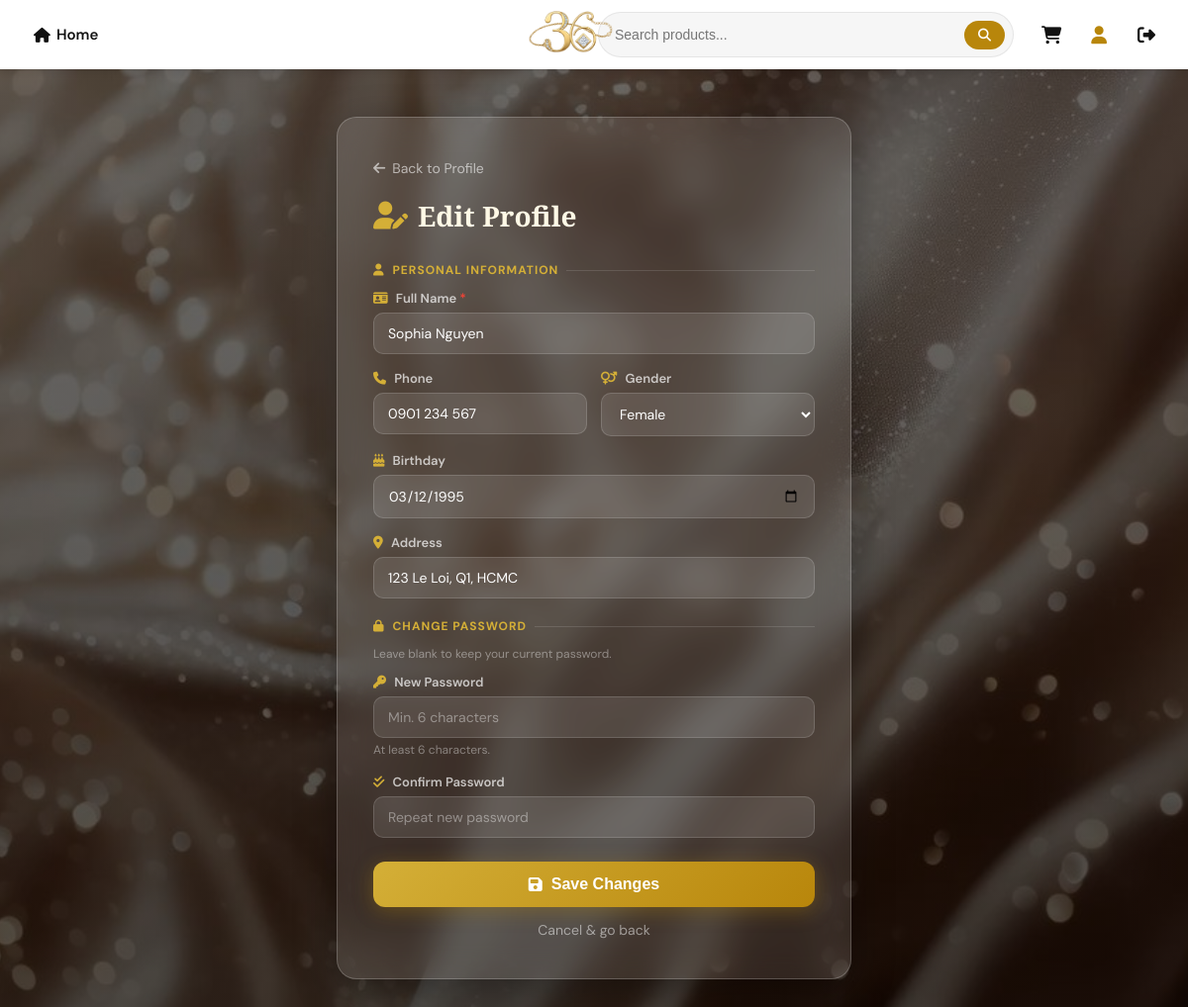
/User/users/edit_profile.php (signed in), run on the app's committed database.
### tables this page shows
CREATE TABLE `customers` (
  `id` int(11) NOT NULL AUTO_INCREMENT,
  `user_id` int(11) NOT NULL,
  `full_name` varchar(255) NOT NULL,
  `phone` varchar(20) DEFAULT NULL,
  `address` text DEFAULT NULL,
  `birthday` date DEFAULT NULL,
  `gender` enum('Male','Female','Other') DEFAULT NULL,
  `avatar` varchar(255) DEFAULT NULL,
  `created_at` timestamp NOT NULL DEFAULT current_timestamp(),
  PRIMARY KEY (`id`),
  UNIQUE KEY `user_id` (`user_id`),
  CONSTRAINT `customers_ibfk_1` FOREIGN KEY (`user_id`) REFERENCES `users` (`id`) ON DELETE CASCADE
);

### User/users/edit_profile.php (the view, shortened to what this page needs)
<?php
require_once __DIR__ . '/../../config/config.php';
$user_id       = (int)$_SESSION['user_id'];
$link_home     = BASE_URL . 'User/indexprofile.php';
$link_profile  = BASE_URL . 'User/users/profile.php';
$link_cart     = BASE_URL . 'User/users/cart.php';
$link_logout   = BASE_URL . 'User/users/logout.php';
$stmt_get = $conn->prepare("
    SELECT u.username, u.email,
           c.full_name, c.phone, c.address, c.birthday, c.gender
    FROM users u
    LEFT JOIN customers c ON c.user_id = u.id
    WHERE u.id = ? LIMIT 1
");
$stmt_get->bind_param('i', $user_id);
$stmt_get->execute();
$user = $stmt_get->get_result()->fetch_assoc();
?>
<!DOCTYPE html>
<html lang="en">
<head>
  <link rel="stylesheet" href="https://cdnjs.cloudflare.com/ajax/libs/font-awesome/6.4.0/css/all.min.css">
</head>
<body>
<header class="header-container">
  <div class="search-bar">
    <div class="left">
      <a href="<?= $link_home ?>" class="home-btn"><i class="fas fa-home"></i> Home</a>
    </div>
    <div class="center">
      <a href="<?= $link_home ?>">
        <img src="<?= IMG_URL ?>36-logo.png" alt="36 Jewelry" class="header-logo">
      </a>
      <div class="search-box">
        <input type="text" id="search-input" placeholder="Search products..."
               onkeydown="if(event.key==='Enter') doSearch()">
        <button onclick="doSearch()"><i class="fas fa-search"></i></button>
      </div>
    </div>
    <div class="right">
      <a href="<?= $link_cart ?>" class="icon-link" title="Cart"><i class="fas fa-shopping-cart"></i></a>
      <a href="<?= $link_profile ?>" class="icon-link" title="Profile"><i class="fas fa-user" style="color:var(--gold)"></i></a>
      <a href="<?= $link_logout ?>" class="icon-link" title="Logout"><i class="fas fa-sign-out-alt"></i></a>
    </div>
  </div>
</header>
<div class="edit-container">
  <div class="edit-box">
    <a href="<?= $link_profile ?>" class="back-btn"><i class="fas fa-arrow-left"></i> Back to Profile</a>
    <h1 class="edit-title"><i class="fas fa-user-edit"></i> Edit Profile</h1>
    <form method="POST" action="" id="edit-form" novalidate>
      <div class="section-label"><i class="fas fa-user"></i> Personal Information</div>
      <div class="form-group">
        <label for="full_name"><i class="fas fa-id-card"></i> Full Name <span style="color:#f44336">*</span></label>
        <input type="text" id="full_name" name="full_name"
               placeholder="Your full name"
               value="<?= htmlspecialchars($user['full_name'] ?? '') ?>" required>
      </div>
      <div class="form-row">
        <div class="form-group">
          <label for="phone"><i class="fas fa-phone"></i> Phone</label>
          <input type="tel" id="phone" name="phone"
                 placeholder="+84 xxx xxx xxx"
                 value="<?= htmlspecialchars($user['phone'] ?? '') ?>">
        </div>
        <div class="form-group">
          <label for="gender"><i class="fas fa-venus-mars"></i> Gender</label>
          <select id="gender" name="gender">
            <?php foreach (['Male','Female','Other'] as $g): ?>
              <option value="<?= $g ?>" <?= ($user['gender'] ?? '') === $g ? 'selected' : '' ?>><?= $g ?></option>
            <?php endforeach; ?>
          </select>
        </div>
      </div>
      <div class="form-group">
        <label for="birthday"><i class="fas fa-birthday-cake"></i> Birthday</label>
        <input type="date" id="birthday" name="birthday"
               value="<?= htmlspecialchars($user['birthday'] ?? '') ?>"
               max="<?= date('Y-m-d') ?>">
      </div>
      <div class="form-group">
        <label for="address"><i class="fas fa-map-marker-alt"></i> Address</label>
        <input type="text" id="address" name="address"
               placeholder="Street, District, City"
               value="<?= htmlspecialchars($user['address'] ?? '') ?>">
      </div>
      <div class="section-label"><i class="fas fa-lock"></i> Change Password</div>
      <p class="pass-hint" style="margin-bottom:12px;">Leave blank to keep your current password.</p>
      <div class="form-group">
        <label for="new_password"><i class="fas fa-key"></i> New Password</label>
        <input type="password" id="new_password" name="new_password"
               placeholder="Min. 6 characters" autocomplete="new-password">
        <p class="pass-hint">At least 6 characters.</p>
      </div>
      <div class="form-group">
        <label for="confirm_password"><i class="fas fa-check-double"></i> Confirm Password</label>
        <input type="password" id="confirm_password" name="confirm_password"
               placeholder="Repeat new password" autocomplete="new-password">
      </div>
      <button type="submit" class="btn-save" id="btn-save-changes">
        <i class="fas fa-save"></i> Save Changes
      </button>
    </form>
    <a href="<?= $link_profile ?>" class="btn-cancel">Cancel &amp; go back</a>
  </div>
</div>
</body>
</html>

### data on the page
customers: full_name "Sophia Nguyen", phone "0901 234 567", gender "Female", birthday "03/12/1995", address "123 Le Loi, Q1, HCMC"
